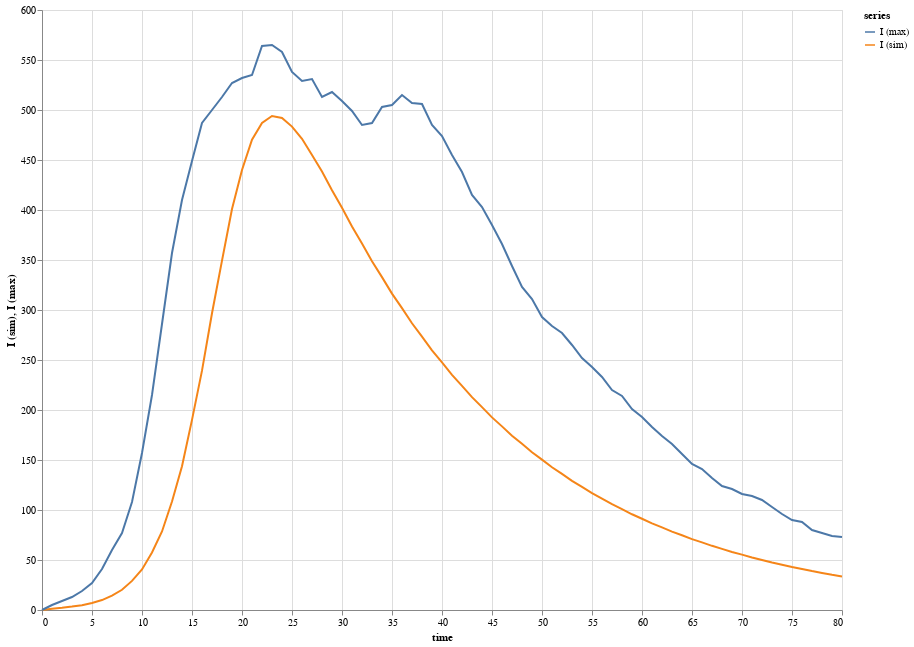

Notebook code for this chart:
### Code cell
plot("seirh I sim vs. max", [seirh_sim_I_series, seirh_I_max_series], times, "time")

### Figure 1 — Vega-Lite specification as saved in the notebook (floating-point values rounded to 4 significant figures; data arrays with more than 128 entries replaced by an {"elided": "..."} marker saying what was removed)
{"$schema": "https://vega.github.io/schema/vega-lite/v4.json", "data": {"values": {"elided": "162 records"}}, "description": "", "height": 600, "layer": [{"encoding": {"color": {"field": "series", "type": "nominal"}, "x": {"field": "time", "type": "quantitative"}, "y": {"field": "I (sim)", "type": "quantitative"}}, "mark": "line"}, {"encoding": {"color": {"field": "series", "type": "nominal"}, "x": {"field": "time", "type": "quantitative"}, "y": {"field": "I (max)", "type": "quantitative"}}, "mark": "line"}], "width": 800}
